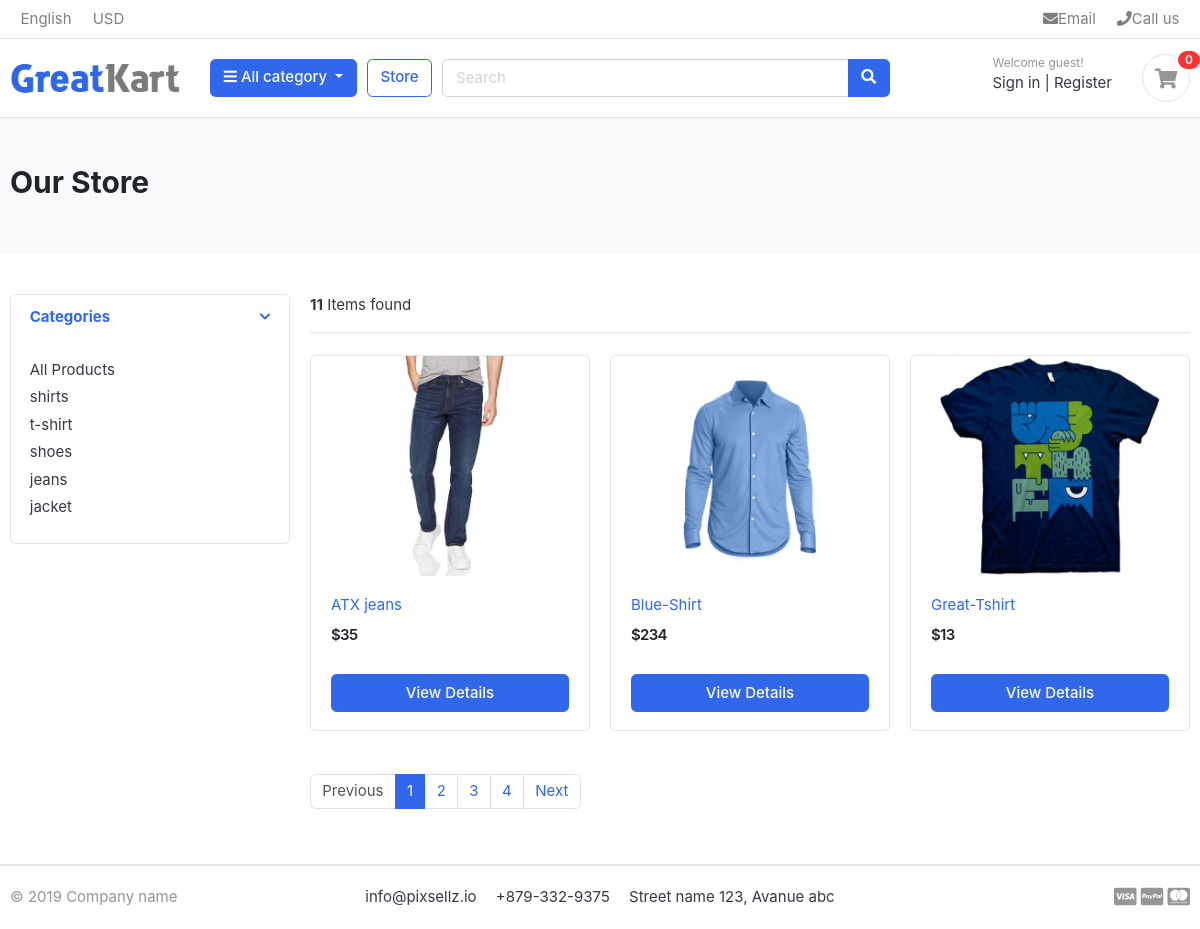
/store/, run on the app's committed database.
### category/models.py (models this page shows, shortened)
class Category(models.Model):
    category_name = models.CharField(max_length=200, unique=True)
    slug = models.SlugField(max_length=200, unique=True)
    class Meta:
        verbose_name = 'category'
        verbose_name_plural = 'categories'
    def get_url(self):
        return reverse('product_by_category', args=[self.slug])

### store/models.py (models this page shows, shortened)
class Product(models.Model):
    product_name = models.CharField(max_length=200, unique=True)
    slug = models.SlugField(max_length=200, unique=True)
    description = models.TextField(max_length=500, blank=True)
    price = models.IntegerField()
    image = models.ImageField(upload_to='photos/products')
    stock = models.IntegerField()
    is_available = models.BooleanField(default=True)
    category = models.ForeignKey('category.Category', on_delete=models.CASCADE)
    created_date = models.DateTimeField(auto_now_add=True)
    modified_date = models.DateTimeField(auto_now=True)
    def get_url(self):
        return reverse('product_detail', args=[self.category.slug, self.slug])

### store/views.py (the view)
# urls.py: path('store/', include('store.urls')),  # Include the store app URLs
def store(request, category_slug=None):
    categories = Category.objects.all()
    products = None
    if category_slug is not None:
        selected_category = get_object_or_404(Category, slug=category_slug)
        products = Product.objects.filter(category=selected_category, is_available=True)
        paginator = Paginator(products, 1)  # Use Paginator class instead of variable name Paginator
        page = request.GET.get('page')
        paged_products = paginator.get_page(page)
        product_count = products.count()
    else:
        products = Product.objects.all().filter(is_available=True).order_by('id')
        paginator = Paginator(products, 3)
        page = request.GET.get('page')
        paged_products = paginator.get_page(page)
        product_count = products.count()
    context = {
        'categories': categories,
        'products': paged_products,
        'product_count': product_count,
    }
    return render(request, 'store/store.html', context)

### carts/context_processors.py (called while the page is built)
def counter(request):
    cart_count = 0
    if 'admin' in request.path:
        return {}
    else:
        try:
            cart = Cart.objects.filter(cart_id=_cart_id(request))
            if request.user.is_authenticated:
                cart_items = CartItem.objects.filter(user=request.user)
            else:
                cart_items = CartItem.objects.filter(cart=cart[:1])
            for cart_item in cart_items:
                cart_count += cart_item.quantity
        except Cart.DoesNotExist:
            cart_count = 0
    return {'cart_count': cart_count}

### carts/views.py (called while the page is built)
def _cart_id(request):
    cart = request.session.session_key
    if not cart:
        cart = request.session.create()
    return cart

### templates/store/store.html
{% extends 'base.html' %}
{% load static %}
{% block content %}
<section class="section-pagetop bg">
    <div class="container">
        {% if 'search' in request.path %}
          <h2 class="title-page">Search Result</h2>
        {%else%}
          <h2 class="title-page">Our Store</h2>
        {%endif%}
    </div>
</section>
<section class="section-content padding-y">
    <div class="container">
        <div class="row">
            <aside class="col-md-3">
                <div class="card">
                    <article class="filter-group">
                        <header class="card-header">
                            <a href="#" data-toggle="collapse" data-target="#collapse_1" aria-expanded="true" class="">
                                <i class="icon-control fa fa-chevron-down"></i>
                                <h6 class="title">Categories</h6>
                            </a>
                        </header>
                        <div class="filter-content collapse show" id="collapse_1" style="">
                            <div class="card-body">
                                <ul class="list-menu">
                                    <li><a href="{% url 'store' %}">All Products</a></li>
                                    {% for category in categories %}
                                        <li><a href="{{ category.get_url }}">{{ category.category_name }}</a></li>
                                    {% endfor %}
                                </ul>
                            </div>
                        </div>
                    </article>
                </div>
            </aside>
            <main class="col-md-9">
                <header class="border-bottom mb-4 pb-3">
                    <div class="form-inline">
                        <span class="mr-md-auto"><b>{{ product_count }}</b> Items found </span>
                    </div>
                </header>
                <div class="row">
                    {%if products%}
                    {% for product in products %}
                    <div class="col-md-4">
                        <figure class="card card-product-grid">
                            <div class="img-wrap">
                            <a href="{{product.get_url}}"><img src="{{ product.image.url }}"></a>
                            </div>
                            <figcaption class="info-wrap">
                                <div class="fix-height">
                                    <a href="{{product.get_url}}">{{product.product_name }}</a>
                                    <div class="price-wrap mt-2">
                                        <span class="price">${{ product.price }}</span>
                                    </div>
                                </div>
                                <a href="{{product.get_url}}" class="btn btn-block btn-primary">View Details</a>
                            </figcaption>
                        </figure>
                    </div>
                    {% endfor %}
                    {%else%}
                     <div>
                    <h2>No Result Found. Please try again !!!</h2>
                  </div>
                  {%endif%}
                </div>
                <nav class="mt-4" aria-label="Page navigation sample">
                    {% if products.has_other_pages %}
                    <ul class="pagination">
                         {% if products.has_previous %}
                        <li class="page-item "><a class="page-link" href="?page={{products.previous_page_number}}">Previous</a></li>
                          {%else%}
                          <li class="page-item disabled"><a class="page-link" href="#">Previous</a></li>
                          {%endif%}
                          {%for i in products.paginator.page_range%}
                            {%if products.number == i %}
                               <li class="page-item active"><a class="page-link" href="#">{{i}}</a></li>
                            {%else%}
                               <li class="page-item "><a class="page-link" href="?page={{i}}">{{i}}</a></li>
                            {%endif%}
                       {%endfor%}
                       {% if products.has_next %}
                           <li class="page-item"><a class="page-link" href="?page={{products.next_page_number}}">Next</a></li>
                        {% else %}
                           <li class="page-item disabled"><a class="page-link" href="#">Next</a></li>
                        {% endif %}
                    </ul>
                    {% endif %}
                </nav>
            </main>
        </div>
    </div>
</section>
{% endblock %}

### greatkart/static/css/ui.css (style rules this page uses)
html { font-family: "Inter", sans-serif; font-size: 15px; }
.img-wrap { text-align: center; display: block; }
.img-wrap img { max-width: 100%; }
.price-wrap { letter-spacing: -0.7px; }
.padding-y { padding-top: 40px; padding-bottom: 40px; }
figure { margin-bottom: 0; }
article:after, .form-group:after { display: block; clear: both; content: ""; }
.bg { background-color: #f8f9fa; }
.title-page { color: #212529; }
[class*=list-] li:after { visibility: hidden; display: block; content: ""; overflow: hidden; height: 0; clear: both; }
.list-menu { list-style: none; margin: 0; padding-left: 0; }
.list-menu li { margin-bottom: 5px; }
.list-menu a { color: #343a40; }
[class*=card-product] .img-wrap { overflow: hidden; position: relative; }
[class*=card-product] .img-wrap img { height: 100%; max-width: 100%; width: auto; display: inline-block; -o-object-fit: cover; object-fit: cover; }
.card-product-grid { margin-bottom: 20px; }
.card-product-grid .img-wrap { border-radius: 0.2rem 0.2rem 0 0; height: 220px; }
.card-product-grid .info-wrap { overflow: hidden; padding: 18px 20px; }
.card-product-grid .fix-height { height: 80px; overflow: hidden; }
.card .img-wrap { overflow: hidden; }
.price { font-weight: 600; color: #212529; }
.icon-control { margin-top: 5px; float: right; font-size: 80%; }
.card-header .title { margin-bottom: 0; line-height: 1.5; }
.filter-group { border-bottom: 1px solid #e4e4e4; }
.filter-group .card-header { border-bottom: 0; }
.filter-group:last-child { border-bottom: 0; }
.section-pagetop { padding: 45px 0; }

### data on the page
Category: category_name "shirts"
Category: category_name "t-shirt"
Category: category_name "shoes"
Category: category_name "jeans"
Category: category_name "jacket"
Product: image (picture), product_name "ATX jeans", price "35"
Product: image (picture), product_name "Blue-Shirt", price "234"
Product: image (picture), product_name "Great-Tshirt", price "13"

### other printed values
{{ cart_count }} "0"
{{ product_count }} "11"
{{ i }} "1"
{{ i }} "2" "3" "4"
